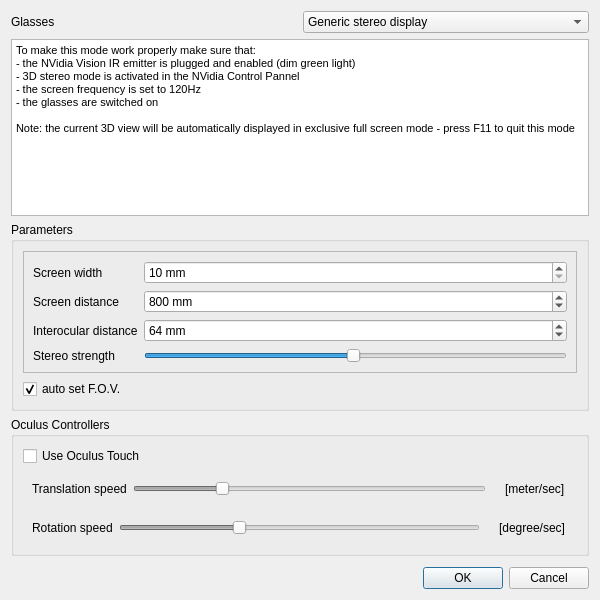
<?xml version="1.0" encoding="UTF-8"?>
<ui version="4.0">
 <class>StereoModeDialog</class>
 <widget class="QDialog" name="StereoModeDialog">
  <property name="geometry">
   <rect>
    <x>0</x>
    <y>0</y>
    <width>600</width>
    <height>600</height>
   </rect>
  </property>
  <property name="windowTitle">
   <string>Stereo mode</string>
  </property>
  <layout class="QVBoxLayout" name="verticalLayout_2">
   <item>
    <layout class="QHBoxLayout" name="horizontalLayout">
     <item>
      <widget class="QLabel" name="label">
       <property name="text">
        <string>Glasses</string>
       </property>
      </widget>
     </item>
     <item>
      <widget class="QComboBox" name="glassTypeComboBox">
       <property name="currentIndex">
        <number>6</number>
       </property>
       <item>
        <property name="text">
         <string>Red-Blue</string>
        </property>
        <property name="icon">
         <iconset resource="../../qCC/icones.qrc">
          <normaloff>:/CC/images/ccStereo.png</normaloff>:/CC/images/ccStereo.png</iconset>
        </property>
       </item>
       <item>
        <property name="text">
         <string>Blue-Red</string>
        </property>
        <property name="icon">
         <iconset resource="../../qCC/icones.qrc">
          <normaloff>:/CC/images/ccStereo.png</normaloff>:/CC/images/ccStereo.png</iconset>
        </property>
       </item>
       <item>
        <property name="text">
         <string>Red-Cyan</string>
        </property>
        <property name="icon">
         <iconset resource="../../qCC/icones.qrc">
          <normaloff>:/CC/images/ccStereo.png</normaloff>:/CC/images/ccStereo.png</iconset>
        </property>
       </item>
       <item>
        <property name="text">
         <string>Cyan-Red</string>
        </property>
        <property name="icon">
         <iconset resource="../../qCC/icones.qrc">
          <normaloff>:/CC/images/ccStereo.png</normaloff>:/CC/images/ccStereo.png</iconset>
        </property>
       </item>
       <item>
        <property name="text">
         <string>NVidia Vision</string>
        </property>
        <property name="icon">
         <iconset resource="../../qCC/icones.qrc">
          <normaloff>:/CC/images/nvidia.png</normaloff>:/CC/images/nvidia.png</iconset>
        </property>
       </item>
       <item>
        <property name="text">
         <string>Oculus</string>
        </property>
        <property name="icon">
         <iconset resource="../../qCC/icones.qrc">
          <normaloff>:/CC/images/oculus.png</normaloff>:/CC/images/oculus.png</iconset>
        </property>
       </item>
       <item>
        <property name="text">
         <string extracomment="Generic stereo display (e.g. PluraView)">Generic stereo display</string>
        </property>
        <property name="icon">
         <iconset resource="../../qCC/icones.qrc">
          <normaloff>:/CC/images/ccStereo.png</normaloff>:/CC/images/ccStereo.png</iconset>
        </property>
       </item>
      </widget>
     </item>
    </layout>
   </item>
   <item>
    <widget class="QTextEdit" name="warningTextEdit">
     <property name="html">
      <string>&lt;!DOCTYPE HTML PUBLIC &quot;-//W3C//DTD HTML 4.0//EN&quot; &quot;http://www.w3.org/TR/REC-html40/strict.dtd&quot;&gt;
&lt;html&gt;&lt;head&gt;&lt;meta name=&quot;qrichtext&quot; content=&quot;1&quot; /&gt;&lt;style type=&quot;text/css&quot;&gt;
p, li { white-space: pre-wrap; }
&lt;/style&gt;&lt;/head&gt;&lt;body style=&quot; font-family:'MS Shell Dlg 2'; font-size:7.8pt; font-weight:400; font-style:normal;&quot;&gt;
&lt;p style=&quot; margin-top:0px; margin-bottom:0px; margin-left:0px; margin-right:0px; -qt-block-indent:0; text-indent:0px;&quot;&gt;&lt;span style=&quot; font-size:8pt;&quot;&gt;To make this mode work properly make sure that:&lt;/span&gt;&lt;/p&gt;
&lt;p style=&quot; margin-top:0px; margin-bottom:0px; margin-left:0px; margin-right:0px; -qt-block-indent:0; text-indent:0px;&quot;&gt;&lt;span style=&quot; font-size:8pt;&quot;&gt;- the NVidia Vision IR emitter is plugged and enabled (dim green light)&lt;/span&gt;&lt;/p&gt;
&lt;p style=&quot; margin-top:0px; margin-bottom:0px; margin-left:0px; margin-right:0px; -qt-block-indent:0; text-indent:0px;&quot;&gt;&lt;span style=&quot; font-size:8pt;&quot;&gt;- 3D stereo mode is activated in the NVidia Control Pannel&lt;/span&gt;&lt;/p&gt;
&lt;p style=&quot; margin-top:0px; margin-bottom:0px; margin-left:0px; margin-right:0px; -qt-block-indent:0; text-indent:0px;&quot;&gt;&lt;span style=&quot; font-size:8pt;&quot;&gt;- the screen frequency is set to 120Hz&lt;/span&gt;&lt;/p&gt;
&lt;p style=&quot; margin-top:0px; margin-bottom:0px; margin-left:0px; margin-right:0px; -qt-block-indent:0; text-indent:0px;&quot;&gt;&lt;span style=&quot; font-size:8pt;&quot;&gt;- the glasses are switched on&lt;/span&gt;&lt;/p&gt;
&lt;p style=&quot;-qt-paragraph-type:empty; margin-top:0px; margin-bottom:0px; margin-left:0px; margin-right:0px; -qt-block-indent:0; text-indent:0px; font-size:8pt;&quot;&gt;&lt;br /&gt;&lt;/p&gt;
&lt;p style=&quot; margin-top:0px; margin-bottom:0px; margin-left:0px; margin-right:0px; -qt-block-indent:0; text-indent:0px;&quot;&gt;&lt;span style=&quot; font-size:8pt;&quot;&gt;Note: the current 3D view will be automatically displayed in exclusive full screen mode - press F11 to quit this mode&lt;/span&gt;&lt;/p&gt;&lt;/body&gt;&lt;/html&gt;</string>
     </property>
    </widget>
   </item>
   <item>
    <widget class="QGroupBox" name="paramsGroupBox">
     <property name="title">
      <string>Parameters</string>
     </property>
     <layout class="QVBoxLayout" name="verticalLayout">
      <item>
       <widget class="QFrame" name="frame">
        <property name="frameShape">
         <enum>QFrame::StyledPanel</enum>
        </property>
        <property name="frameShadow">
         <enum>QFrame::Raised</enum>
        </property>
        <layout class="QGridLayout" name="gridLayout">
         <item row="0" column="0">
          <widget class="QLabel" name="label_4">
           <property name="text">
            <string>Screen width</string>
           </property>
          </widget>
         </item>
         <item row="0" column="1">
          <widget class="QSpinBox" name="screenWidthSpinBox">
           <property name="suffix">
            <string> mm</string>
           </property>
           <property name="minimum">
            <number>10</number>
           </property>
           <property name="maximum">
            <number>100000</number>
           </property>
           <property name="singleStep">
            <number>10</number>
           </property>
          </widget>
         </item>
         <item row="1" column="0">
          <widget class="QLabel" name="label_5">
           <property name="text">
            <string>Screen distance</string>
           </property>
          </widget>
         </item>
         <item row="2" column="0">
          <widget class="QLabel" name="label_6">
           <property name="text">
            <string>Interocular distance</string>
           </property>
          </widget>
         </item>
         <item row="2" column="1">
          <widget class="QSpinBox" name="eyeDistanceSpinBox">
           <property name="suffix">
            <string> mm</string>
           </property>
           <property name="minimum">
            <number>1</number>
           </property>
           <property name="maximum">
            <number>1000</number>
           </property>
           <property name="value">
            <number>64</number>
           </property>
          </widget>
         </item>
         <item row="1" column="1">
          <widget class="QSpinBox" name="screenDiistanceSpinBox">
           <property name="suffix">
            <string> mm</string>
           </property>
           <property name="minimum">
            <number>10</number>
           </property>
           <property name="maximum">
            <number>1000000</number>
           </property>
           <property name="singleStep">
            <number>50</number>
           </property>
           <property name="value">
            <number>800</number>
           </property>
          </widget>
         </item>
         <item row="3" column="0">
          <widget class="QLabel" name="label_2">
           <property name="text">
            <string>Stereo strength</string>
           </property>
          </widget>
         </item>
         <item row="3" column="1">
          <widget class="QSlider" name="stereoStrengthHorizontalSlider">
           <property name="minimum">
            <number>1</number>
           </property>
           <property name="maximum">
            <number>100</number>
           </property>
           <property name="value">
            <number>50</number>
           </property>
           <property name="orientation">
            <enum>Qt::Horizontal</enum>
           </property>
          </widget>
         </item>
        </layout>
       </widget>
      </item>
      <item>
       <widget class="QCheckBox" name="autoFocalCheckBox">
        <property name="sizePolicy">
         <sizepolicy hsizetype="Maximum" vsizetype="Fixed">
          <horstretch>0</horstretch>
          <verstretch>0</verstretch>
         </sizepolicy>
        </property>
        <property name="text">
         <string>auto set F.O.V.</string>
        </property>
        <property name="checked">
         <bool>true</bool>
        </property>
       </widget>
      </item>
     </layout>
    </widget>
   </item>
   <item>
    <widget class="QGroupBox" name="oculusControllerGroupBox">
     <property name="enabled">
      <bool>true</bool>
     </property>
     <property name="title">
      <string>Oculus Controllers</string>
     </property>
     <layout class="QVBoxLayout" name="verticalLayout_3">
      <item>
       <widget class="QCheckBox" name="oculusTouchCheckBox">
        <property name="enabled">
         <bool>true</bool>
        </property>
        <property name="text">
         <string>Use Oculus Touch</string>
        </property>
       </widget>
      </item>
      <item>
       <widget class="QWidget" name="widget" native="true">
        <layout class="QHBoxLayout" name="horizontalLayout_2">
         <item>
          <widget class="QLabel" name="label_3">
           <property name="text">
            <string>Translation speed</string>
           </property>
          </widget>
         </item>
         <item>
          <widget class="QSlider" name="translationSpeedSlider">
           <property name="enabled">
            <bool>false</bool>
           </property>
           <property name="minimum">
            <number>1</number>
           </property>
           <property name="maximum">
            <number>100</number>
           </property>
           <property name="value">
            <number>25</number>
           </property>
           <property name="orientation">
            <enum>Qt::Horizontal</enum>
           </property>
          </widget>
         </item>
         <item>
          <widget class="QLabel" name="translationSpeedLabel">
           <property name="font">
            <font>
             <weight>50</weight>
             <bold>false</bold>
            </font>
           </property>
           <property name="styleSheet">
            <string notr="true">margin-left:10px</string>
           </property>
           <property name="text">
            <string>[meter/sec]</string>
           </property>
           <property name="margin">
            <number>0</number>
           </property>
          </widget>
         </item>
        </layout>
       </widget>
      </item>
      <item>
       <widget class="QWidget" name="widget_2" native="true">
        <layout class="QHBoxLayout" name="horizontalLayout_3">
         <item>
          <widget class="QLabel" name="label_7">
           <property name="text">
            <string>Rotation speed</string>
           </property>
          </widget>
         </item>
         <item>
          <widget class="QSlider" name="rotationSpeedSlider">
           <property name="enabled">
            <bool>false</bool>
           </property>
           <property name="minimum">
            <number>1</number>
           </property>
           <property name="maximum">
            <number>90</number>
           </property>
           <property name="value">
            <number>30</number>
           </property>
           <property name="orientation">
            <enum>Qt::Horizontal</enum>
           </property>
          </widget>
         </item>
         <item>
          <widget class="QLabel" name="rotationSpeedLabel">
           <property name="font">
            <font>
             <weight>50</weight>
             <bold>false</bold>
            </font>
           </property>
           <property name="styleSheet">
            <string notr="true">margin-left:10px</string>
           </property>
           <property name="text">
            <string>[degree/sec]</string>
           </property>
          </widget>
         </item>
        </layout>
       </widget>
      </item>
     </layout>
    </widget>
   </item>
   <item>
    <spacer name="verticalSpacer">
     <property name="orientation">
      <enum>Qt::Vertical</enum>
     </property>
     <property name="sizeHint" stdset="0">
      <size>
       <width>20</width>
       <height>20</height>
      </size>
     </property>
    </spacer>
   </item>
   <item>
    <widget class="QDialogButtonBox" name="buttonBox">
     <property name="orientation">
      <enum>Qt::Horizontal</enum>
     </property>
     <property name="standardButtons">
      <set>QDialogButtonBox::Cancel|QDialogButtonBox::Ok</set>
     </property>
    </widget>
   </item>
  </layout>
 </widget>
 <resources>
  <include location="../../qCC/icones.qrc"/>
 </resources>
 <connections>
  <connection>
   <sender>buttonBox</sender>
   <signal>accepted()</signal>
   <receiver>StereoModeDialog</receiver>
   <slot>accept()</slot>
   <hints>
    <hint type="sourcelabel">
     <x>248</x>
     <y>254</y>
    </hint>
    <hint type="destinationlabel">
     <x>157</x>
     <y>274</y>
    </hint>
   </hints>
  </connection>
  <connection>
   <sender>buttonBox</sender>
   <signal>rejected()</signal>
   <receiver>StereoModeDialog</receiver>
   <slot>reject()</slot>
   <hints>
    <hint type="sourcelabel">
     <x>316</x>
     <y>260</y>
    </hint>
    <hint type="destinationlabel">
     <x>286</x>
     <y>274</y>
    </hint>
   </hints>
  </connection>
 </connections>
</ui>
